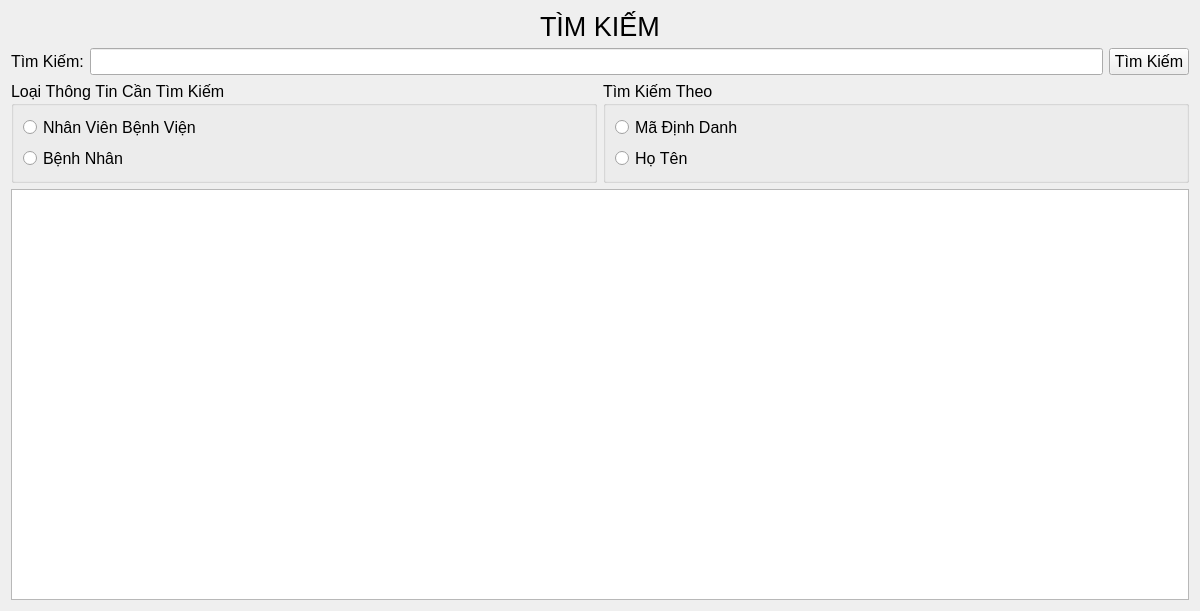
<?xml version="1.0" encoding="UTF-8"?>
<ui version="4.0">
 <class>Search</class>
 <widget class="QFrame" name="Search">
  <property name="geometry">
   <rect>
    <x>0</x>
    <y>0</y>
    <width>1200</width>
    <height>611</height>
   </rect>
  </property>
  <property name="font">
   <font>
    <pointsize>12</pointsize>
   </font>
  </property>
  <property name="windowTitle">
   <string>Frame</string>
  </property>
  <layout class="QVBoxLayout" name="verticalLayout_3">
   <item>
    <layout class="QHBoxLayout" name="horizontalLayout">
     <item>
      <spacer name="horizontalSpacer">
       <property name="orientation">
        <enum>Qt::Horizontal</enum>
       </property>
       <property name="sizeHint" stdset="0">
        <size>
         <width>40</width>
         <height>20</height>
        </size>
       </property>
      </spacer>
     </item>
     <item>
      <widget class="QLabel" name="label">
       <property name="font">
        <font>
         <pointsize>20</pointsize>
        </font>
       </property>
       <property name="text">
        <string>TÌM KIẾM</string>
       </property>
      </widget>
     </item>
     <item>
      <spacer name="horizontalSpacer_2">
       <property name="orientation">
        <enum>Qt::Horizontal</enum>
       </property>
       <property name="sizeHint" stdset="0">
        <size>
         <width>40</width>
         <height>20</height>
        </size>
       </property>
      </spacer>
     </item>
    </layout>
   </item>
   <item>
    <layout class="QHBoxLayout" name="horizontalLayout_2">
     <item>
      <widget class="QLabel" name="label_5">
       <property name="font">
        <font>
         <pointsize>12</pointsize>
        </font>
       </property>
       <property name="text">
        <string>Tìm Kiếm:</string>
       </property>
      </widget>
     </item>
     <item>
      <widget class="QLineEdit" name="txtSearch">
       <property name="font">
        <font>
         <pointsize>12</pointsize>
        </font>
       </property>
      </widget>
     </item>
     <item>
      <widget class="QPushButton" name="btSearch">
       <property name="font">
        <font>
         <pointsize>12</pointsize>
        </font>
       </property>
       <property name="cursor">
        <cursorShape>PointingHandCursor</cursorShape>
       </property>
       <property name="text">
        <string>Tìm Kiếm</string>
       </property>
      </widget>
     </item>
    </layout>
   </item>
   <item>
    <layout class="QHBoxLayout" name="horizontalLayout_3">
     <item>
      <widget class="QGroupBox" name="groupBox_2">
       <property name="font">
        <font>
         <pointsize>12</pointsize>
         <kerning>false</kerning>
        </font>
       </property>
       <property name="title">
        <string>Loại Thông Tin Cần Tìm Kiếm</string>
       </property>
       <layout class="QVBoxLayout" name="verticalLayout_2">
        <item>
         <widget class="QRadioButton" name="radioBTEmployee">
          <property name="font">
           <font>
            <pointsize>12</pointsize>
            <strikeout>false</strikeout>
            <kerning>false</kerning>
           </font>
          </property>
          <property name="text">
           <string>Nhân Viên Bệnh Viện</string>
          </property>
         </widget>
        </item>
        <item>
         <widget class="QRadioButton" name="radioBTPatient">
          <property name="font">
           <font>
            <pointsize>12</pointsize>
           </font>
          </property>
          <property name="text">
           <string>Bệnh Nhân</string>
          </property>
         </widget>
        </item>
       </layout>
      </widget>
     </item>
     <item>
      <widget class="QGroupBox" name="groupBox">
       <property name="font">
        <font>
         <pointsize>12</pointsize>
         <kerning>false</kerning>
        </font>
       </property>
       <property name="title">
        <string>Tìm Kiếm Theo</string>
       </property>
       <layout class="QVBoxLayout" name="verticalLayout">
        <item>
         <widget class="QRadioButton" name="radioBTID">
          <property name="font">
           <font>
            <pointsize>12</pointsize>
            <strikeout>false</strikeout>
            <kerning>false</kerning>
           </font>
          </property>
          <property name="text">
           <string>Mã Định Danh</string>
          </property>
         </widget>
        </item>
        <item>
         <widget class="QRadioButton" name="radioBTFullName">
          <property name="font">
           <font>
            <pointsize>12</pointsize>
           </font>
          </property>
          <property name="text">
           <string>Họ Tên</string>
          </property>
         </widget>
        </item>
       </layout>
      </widget>
     </item>
    </layout>
   </item>
   <item>
    <widget class="QTableWidget" name="dataTab">
     <property name="font">
      <font>
       <family>MS Shell Dlg 2</family>
       <pointsize>12</pointsize>
      </font>
     </property>
     <property name="sizeAdjustPolicy">
      <enum>QAbstractScrollArea::AdjustToContents</enum>
     </property>
     <attribute name="horizontalHeaderDefaultSectionSize">
      <number>120</number>
     </attribute>
    </widget>
   </item>
  </layout>
 </widget>
 <resources/>
 <connections/>
</ui>
